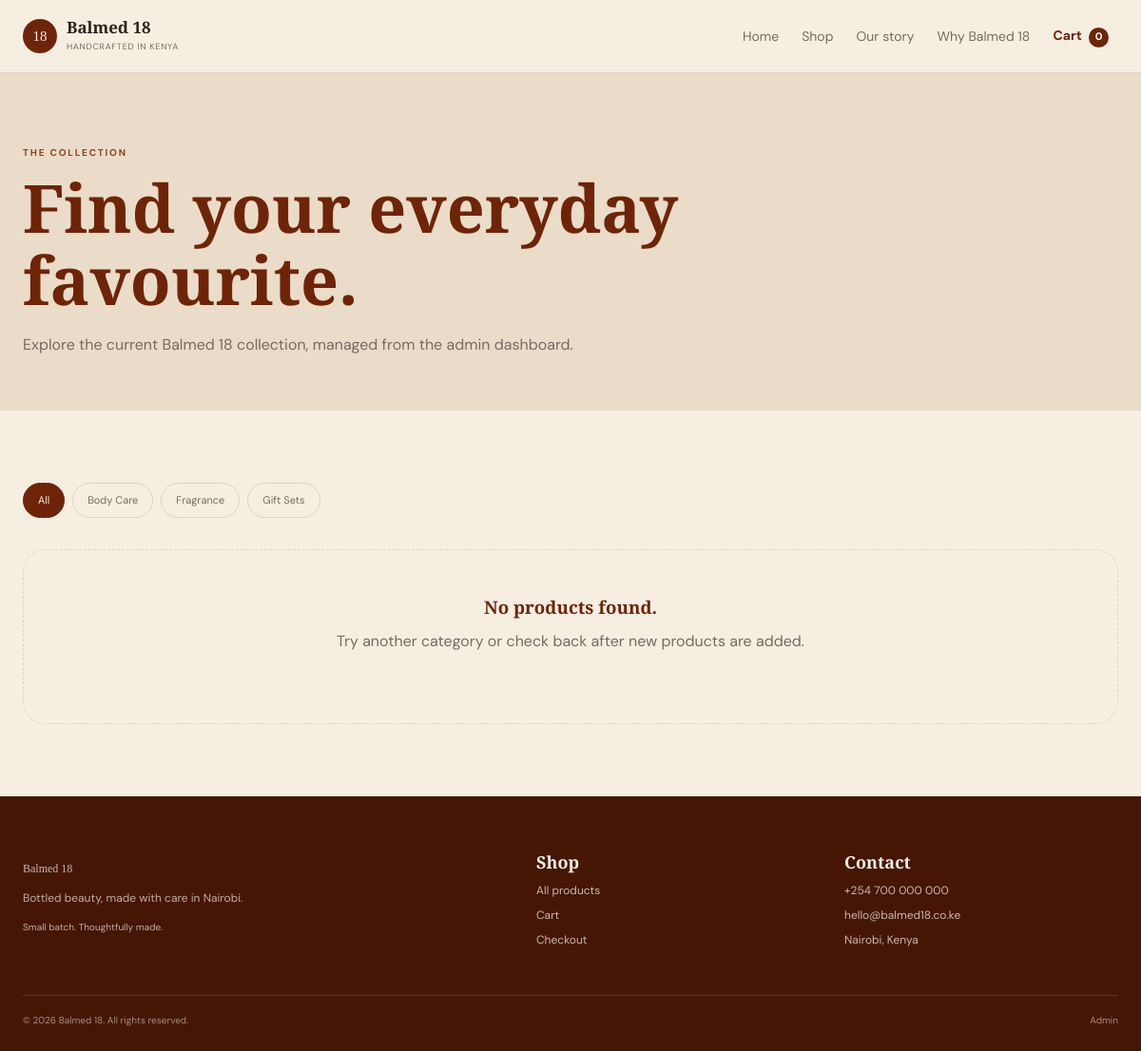
/products.php, run on the app's committed database.
### tables this page shows
CREATE TABLE IF NOT EXISTS categories (
    id INT UNSIGNED AUTO_INCREMENT PRIMARY KEY,
    name VARCHAR(120) NOT NULL,
    slug VARCHAR(150) NOT NULL UNIQUE,
    description TEXT NULL,
    image VARCHAR(255) NULL,
    is_active TINYINT(1) NOT NULL DEFAULT 1,
    created_at TIMESTAMP DEFAULT CURRENT_TIMESTAMP,
    updated_at TIMESTAMP DEFAULT CURRENT_TIMESTAMP ON UPDATE CURRENT_TIMESTAMP
);

### config/database.php (called while the page is built, shortened)
<?php
function db(): PDO
{
    static $pdo = null;
    if ($pdo instanceof PDO) {
        return $pdo;
    }
    $dsn = 'mysql:host=' . DB_HOST . ';dbname=' . DB_NAME . ';charset=utf8mb4';
    $pdo = new PDO($dsn, DB_USER, DB_PASS, [
        PDO::ATTR_ERRMODE => PDO::ERRMODE_EXCEPTION,
        PDO::ATTR_DEFAULT_FETCH_MODE => PDO::FETCH_ASSOC,
        PDO::ATTR_EMULATE_PREPARES => false,
    ]);
    return $pdo;
}

### includes/functions.php (called while the page is built, shortened)
<?php
require_once __DIR__ . '/../config/database.php';
function e(?string $value): string
{
    return htmlspecialchars((string) $value, ENT_QUOTES, 'UTF-8');
}
function url(string $path = ''): string
{
    return BASE_URL . '/' . ltrim($path, '/');
}
function get_categories(bool $activeOnly = true): array
{
    $sql = 'SELECT * FROM categories';
    if ($activeOnly) {
        $sql .= ' WHERE is_active = 1';
    }
    $sql .= ' ORDER BY name ASC';
    return db()->query($sql)->fetchAll();
}

### products.php (the view, shortened to what this page needs)
<?php
require_once __DIR__ . '/includes/functions.php';
$categoryId = isset($_GET['category']) ? (int) $_GET['category'] : 0;
$categories = get_categories();
$sql = 'SELECT p.*, c.name AS category_name
        FROM products p
        LEFT JOIN categories c ON c.id = p.category_id
        WHERE p.is_active = 1';
$params = [];
$sql .= ' ORDER BY p.created_at DESC';
$stmt = db()->prepare($sql);
$stmt->execute($params);
$products = $stmt->fetchAll();
require __DIR__ . '/includes/store_header.php';
?>
<section class="page-hero">
    <div class="container">
        <span class="eyebrow">The collection</span>
        <h1>Find your everyday favourite.</h1>
        <p>Explore the current Balmed 18 collection, managed from the admin dashboard.</p>
    </div>
</section>
<section class="section">
    <div class="container">
        <?php if ($categories): ?>
            <div class="category-pills">
                <a class="<?= $categoryId === 0 ? 'active' : '' ?>" href="<?= url('products.php') ?>">All</a>
                <?php foreach ($categories as $category): ?>
                    <a
                        class="<?= $categoryId === (int) $category['id'] ? 'active' : '' ?>"
                        href="<?= url('products.php?category=' . (int) $category['id']) ?>"
                    >
                        <?= e($category['name']) ?>
                    </a>
                <?php endforeach; ?>
            </div>
        <?php endif; ?>
        <?php if ($products): ?>
            <div class="product-grid product-grid-large">
                <?php foreach ($products as $product): ?>
                    <article class="product-card">
                        <a class="product-image" href="<?= url('product.php?id=' . (int) $product['id']) ?>">
                            <img src="<?= e(product_image($product['image'])) ?>" alt="<?= e($product['name']) ?>">
                            <?php if ((int) $product['is_featured'] === 1): ?>
                                <span class="badge">Featured</span>
                            <?php endif; ?>
                        </a>
                        <div class="product-card-body">
                            <span class="product-category"><?= e($product['category_name'] ?? 'Balmed 18') ?></span>
                            <h3><?= e($product['name']) ?></h3>
                            <p><?= e($product['short_description'] ?? $product['description']) ?></p>
                            <div class="product-footer">
                                <div class="price-wrap">
                                    <?php if ($product['sale_price'] !== null): ?>
                                        <span class="old-price"><?= money((float) $product['price']) ?></span>
                                    <?php endif; ?>
                                    <strong><?= money(product_price($product)) ?></strong>
                                </div>
                                <?php if ((int) $product['stock_quantity'] > 0): ?>
                                    <form method="post" action="<?= url('cart.php') ?>">
                                        <?= csrf_field() ?>
                                        <input type="hidden" name="action" value="add">
                                        <input type="hidden" name="product_id" value="<?= (int) $product['id'] ?>">
                                        <input type="hidden" name="quantity" value="1">
                                        <button class="small-add" type="submit">Add to bag</button>
                                    </form>
                                <?php else: ?>
                                    <span class="out-of-stock">Out of stock</span>
                                <?php endif; ?>
                            </div>
                        </div>
                    </article>
                <?php endforeach; ?>
            </div>
        <?php else: ?>
            <div class="empty-state">
                <h3>No products found.</h3>
                <p>Try another category or check back after new products are added.</p>
            </div>
        <?php endif; ?>
    </div>
</section>
<?php require __DIR__ . '/includes/store_footer.php'; ?>

### assets/css/style.css (style rules this page uses)
:root { --cream: #f7eee2; --cream-2: #fbf5ed; --beige: #eadcc9; --brown: #6e2408; --brown-dark: #451606; --brown-soft: #8b421d; --green: #58704a; --ink: #2e211c; --muted: #776a61; --white: #fffaf3; --line: rgba(69, 22, 6, .13); --shadow: 0 20px 55px rgba(69, 22, 6, .10); --serif: 'Playfair Display', Georgia, serif; --sans: 'DM Sans', Arial, sans-serif; }
* { box-sizing: border-box; }
html { scroll-behavior: smooth; }
body { margin: 0; background: var(--cream); color: var(--ink); font-family: var(--sans); line-height: 1.6; }
a { color: inherit; text-decoration: none; }
.container { width: min(1180px, calc(100% - 32px)); margin-inline: auto; }
.eyebrow { display: block; margin-bottom: 12px; color: var(--brown-soft); font-size: 10px; font-weight: 700; letter-spacing: .18em; text-transform: uppercase; }
h1, h2, h3 { margin: 0; font-family: var(--serif); font-weight: 600; line-height: 1.08; }
.section { padding: 76px 0; }
.page-hero { padding: 76px 0 56px; background: var(--beige); }
.page-hero h1 { max-width: 750px; color: var(--brown); font-size: clamp(42px, 7vw, 70px); }
.page-hero p { max-width: 600px; margin: 18px 0 0; color: var(--muted); }
.category-pills { display: flex; gap: 8px; margin-bottom: 28px; overflow-x: auto; padding-bottom: 5px; }
.category-pills a { flex: 0 0 auto; padding: 9px 15px; border: 1px solid var(--line); border-radius: 999px; color: var(--muted); font-size: 11px; }
.category-pills a.active { border-color: var(--brown); background: var(--brown); color: var(--cream); }
.empty-state { padding: 50px 20px; border: 1px dashed var(--line); border-radius: 24px; text-align: center; }
.empty-state h1, .empty-state h2, .empty-state h3 { color: var(--brown); }
.empty-state p { max-width: 550px; margin: 12px auto 24px; color: var(--muted); }
@media (min-width: 640px) { .container { width: min(1180px, calc(100% - 48px)); } }

### data on the page
categories: name "Body Care"
categories: name "Fragrance"
categories: name "Gift Sets"

### other printed values
cart_count() "0"
